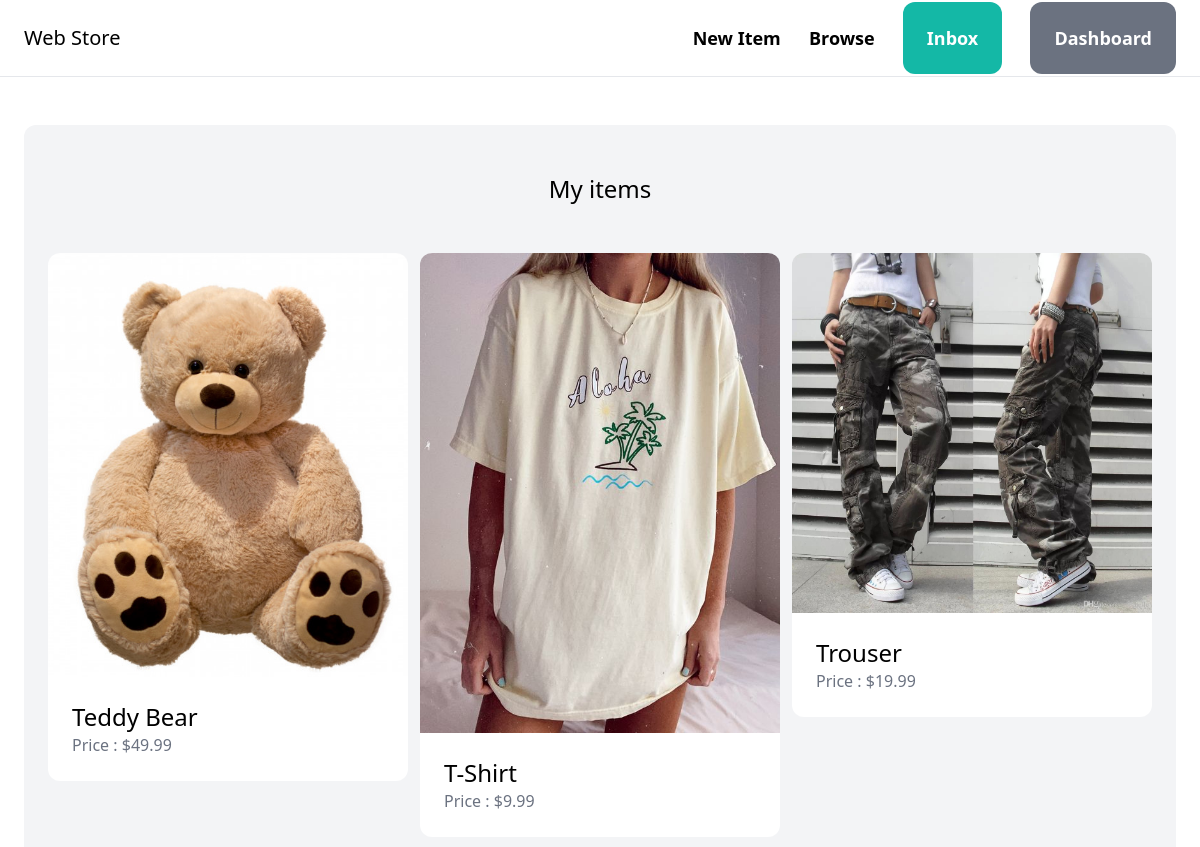
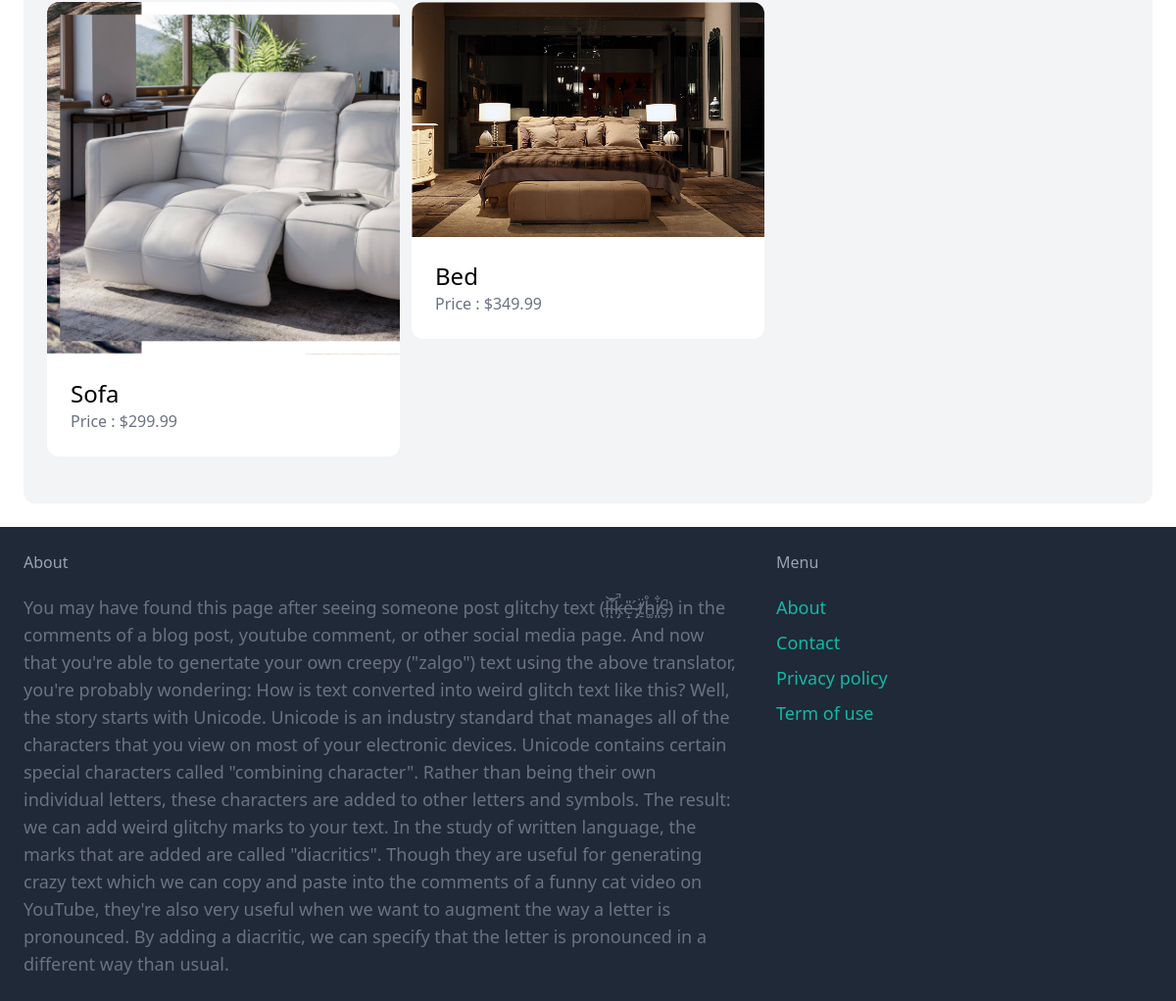
The page /dashboard/ (signed in) on the database its author committed (2 pictures, top to bottom).
### item/models.py (models this page shows, shortened)
class Item(models.Model):
   category = models.ForeignKey(Category, related_name=('items'), on_delete=models.CASCADE)
   name = models.CharField(max_length=255)
   description = models.TextField()
   price = models.FloatField()
   image = models.ImageField(upload_to='item_images', blank=True, null=True)
   is_sold = models.BooleanField(default=False)
   created_by = models.ForeignKey(User, related_name='items', on_delete=models.CASCADE)
   created_at = models.DateTimeField(auto_now_add=True)

### dashboard/views.py (the view)
# urls.py: path('',views.index, name='index'),
@login_required
def index(request):
   items = Item.objects.filter(created_by=request.user)
   return render(request,'dashboard/index.html',{
      'items':items
   })

### dashboard/templates/dashboard/index.html (shortened to what this page needs)
{% extends 'core/base.html' %}
{% block content %}
   <div class="mt-6 px-6 py-12 bg-gray-100 rounded-xl">
      <h2 class="mb-12 text-2xl text-center">My items</h2>
      <div class="grid grid-cols-3 gap-3">
         {% for item in items %}
            <div>
               <a href= "{% url 'item:detail' item.id %}">
                  <div>
                     <img src="{{ item.image.url }}" class="rounded-t-xl">
                  </div>
                  <div class="p-6 bg-white rounded-b-xl">
                     <h2 class="text-2xl">{{ item.name }}</h2>
                     <p class="text-gray-500">Price : ${{  item.price}} </p>
                  </div>
               </a>
            </div>
         {% endfor %}
      </div>
   </div>
{% endblock %}

### rows shown on the page
Item: image (picture), name "Teddy Bear", price "49.99"
Item: image (picture), name "T-Shirt", price "9.99"
Item: image (picture), name "Trouser", price "19.99"
Item: image (picture), name "Sofa", price "299.99"
Item: image (picture), name "Bed", price "349.99"
